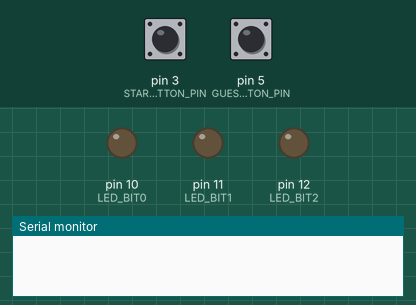
Simulated run of this sketch. Board: Arduino Uno, built with avr-gcc and run on an emulated ATmega328P. On the bench: output pins drawn as LEDs (lit = HIGH), the last lines printed to the serial monitor. Dashed ring = blinking. Inputs (shaded band) come from the test bench; at power-on: pin 3 (START_BUTTON_PIN) LOW, pin 5 (GUESS_BUTTON_PIN) LOW. Random numbers use the default seed unless the sketch sets one.

Above: at 1.2 s.
1.3 s: pin 3 (START_BUTTON_PIN) pulled HIGH for 0.15 s
At 2.0 s:
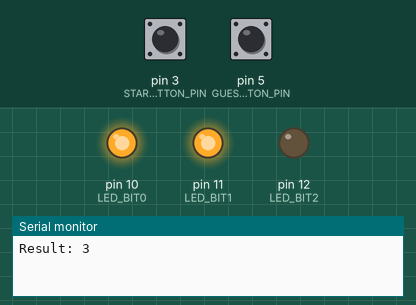
3.8 s: pin 5 (GUESS_BUTTON_PIN) pulled HIGH for 0.15 s
At 5.0 s:
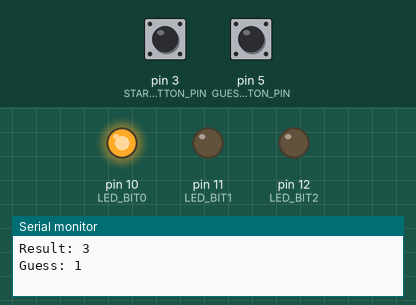
5.4 s: pin 3 (START_BUTTON_PIN) pulled HIGH for 1 s
At 6.2 s:
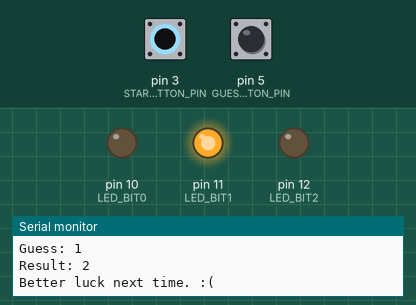
7.9 s: pin 5 (GUESS_BUTTON_PIN) pulled HIGH for 1 s
At 9.3 s:
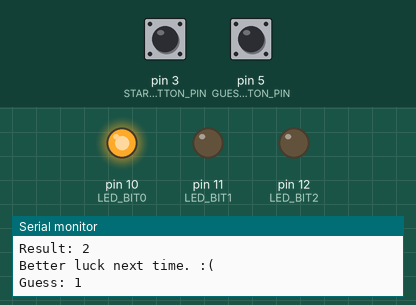
10.4 s: pin 5 (GUESS_BUTTON_PIN) pulled HIGH for 3.2 s
At 11.2 s:
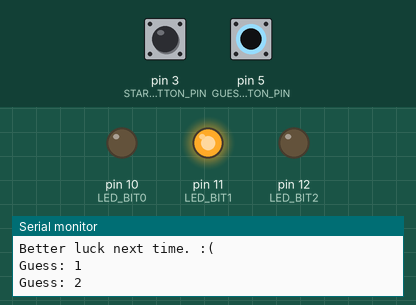
15.1 s: pin 3 (START_BUTTON_PIN) pulsed HIGH 5 times (0.12 s each, 0.3 s apart)
At 16.9 s:
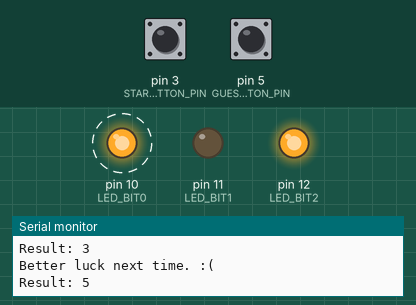
Timing chart, 0 to 18.8 s (numbered marks = the images above; inputs shaded):
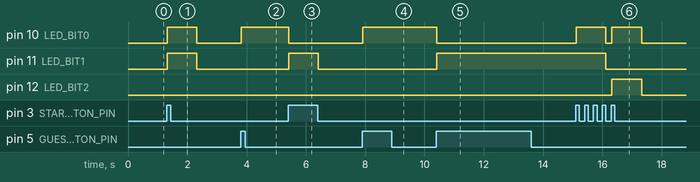

Measured:
- after the input at 1.3 s, pin 10 (LED_BIT0), pin 11 (LED_BIT1): LOW → HIGH at once, → LOW 1.0 s later
- after the input at 3.8 s, pin 10 (LED_BIT0): LOW → HIGH at once
- after the input at 5.4 s, pin 10 (LED_BIT0): HIGH → LOW at once; pin 11 (LED_BIT1): LOW → HIGH at once, → LOW 1.0 s later
- after the input at 7.9 s, pin 10 (LED_BIT0): LOW → HIGH at once
- after the input at 10.4 s, pin 10 (LED_BIT0): HIGH → LOW at once; pin 11 (LED_BIT1): LOW → HIGH at once
- after the input at 15.1 s, pin 10 (LED_BIT0): alternates HIGH for 1.0 s and LOW for 0.20 s, 4 changes in all, then stays LOW, starting at once; pin 11 (LED_BIT1): HIGH → LOW after 1.0 s; pin 12 (LED_BIT2): LOW → HIGH after 1.2 s, → LOW 1.0 s later

The sketch:

DiceGame.pde
```cpp
#include "Bounce.h"

const unsigned int LED_BIT0 = 10;
const unsigned int LED_BIT1 = 11;
const unsigned int LED_BIT2 = 12;
const unsigned int START_BUTTON_PIN = 3;
const unsigned int GUESS_BUTTON_PIN = 5;
const unsigned int BAUD_RATE = 9600;

void setup(){
  pinMode(LED_BIT0, OUTPUT);
  pinMode(LED_BIT1, OUTPUT);
  pinMode(LED_BIT2, OUTPUT);
  pinMode(START_BUTTON_PIN, INPUT);
  pinMode(GUESS_BUTTON_PIN, INPUT);
  Serial.begin(BAUD_RATE);
  randomSeed(analogRead(A0));
}

const unsigned DEBOUNCE_DELAY = 20;
Bounce start_button(START_BUTTON_PIN, DEBOUNCE_DELAY);
Bounce guess_button(GUESS_BUTTON_PIN, DEBOUNCE_DELAY);
int guess = 0;

void loop(){
  handle_guess_button();
  handle_start_button();
}

void handle_start_button(){
  if(start_button.update()){
    if(start_button.read() == HIGH){
      long result = random(1, 7);
      Serial.print("Result: ");
      Serial.println(result);
      output_result(result);
      if(guess > 0){
        if(result == guess){
          Serial.println("Hurray! You win!!!");
          animate_lights();
        }
        else {
          Serial.println("Better luck next time. :(");
        }
      }
      delay(1000);
      guess = 0;
      output_result(0);
    }
  }

}

void handle_guess_button(){
  if(guess_button.update()){
    if(guess_button.read() == HIGH){
      guess = (guess % 6) + 1;
      output_result(guess);
      Serial.print("Guess: ");
      Serial.println(guess);
    }
  }
}

void output_result(const long result){
  digitalWrite(LED_BIT0, result & B001);
  digitalWrite(LED_BIT1, result & B010);
  digitalWrite(LED_BIT2, result & B100);
}

void animate_lights(){
  digitalWrite(LED_BIT2, LOW);
  digitalWrite(LED_BIT0, HIGH);
  digitalWrite(LED_BIT1, LOW);
  for(int i = 0; i < 5; i++){
    digitalWrite(LED_BIT0, HIGH);
    delay(75);
    digitalWrite(LED_BIT0, LOW);
    digitalWrite(LED_BIT1, HIGH);
    delay(75);
    digitalWrite(LED_BIT1, LOW);
    digitalWrite(LED_BIT2, HIGH);
    delay(75);
    digitalWrite(LED_BIT2, LOW);
  }
}
```
